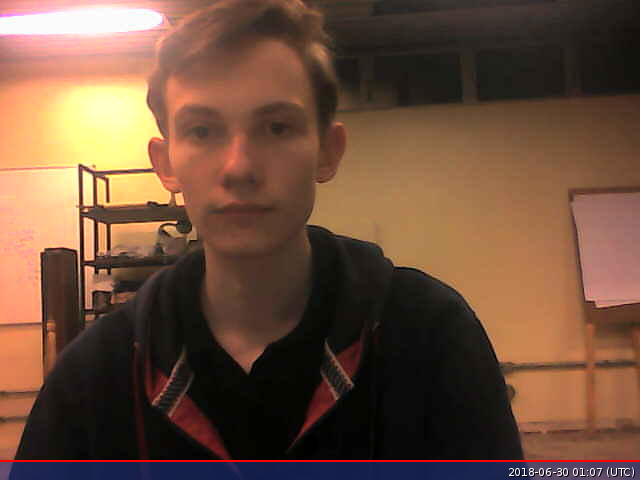
#> input picture teste.jpg, 640 x 480 px, given in place of the camera
$ python testeOpenCVServo.py
#> lines starting #> are read from the running program, lines starting #| are printed output that depends on the picture
#> further down, frame is the input picture: shape (480, 640, 3); mean B, G, R 60.6, 79.2, 109.7
#Controle de servo no Raspberry Pi
#Autor: Simon Monk
import cv2
import numpy as np

import RPi.GPIO as GPIO
import time

servo_pin = 21

#Ajuste estes valores para obter o intervalo completo do movimento do servo
deg_0_pulse   = 0.5
deg_180_pulse = 2.5
f = 50.0

# Faca alguns calculos dos parametros da largura do pulso
period = 1000/f
k      = 100/period
deg_0_duty = deg_0_pulse*k
pulse_range = deg_180_pulse - deg_0_pulse
duty_range = pulse_range * k

#Iniciar o pino gpio
GPIO.setmode(GPIO.BCM)
GPIO.setup(servo_pin,GPIO.OUT)
pwm = GPIO.PWM(servo_pin,f)
pwm.start(0)

def set_angle(angle):
    duty = deg_0_duty + (angle/180.0)* duty_range
    pwm.ChangeDutyCycle(duty)

def detectFace(image) :

    #Load a cascade file for detecting faces
    face_cascade = cv2.CascadeClassifier('facial_recognition_model.xml')
    #Convert to grayscale
    gray = cv2.cvtColor(image, cv2.COLOR_BGR2GRAY)
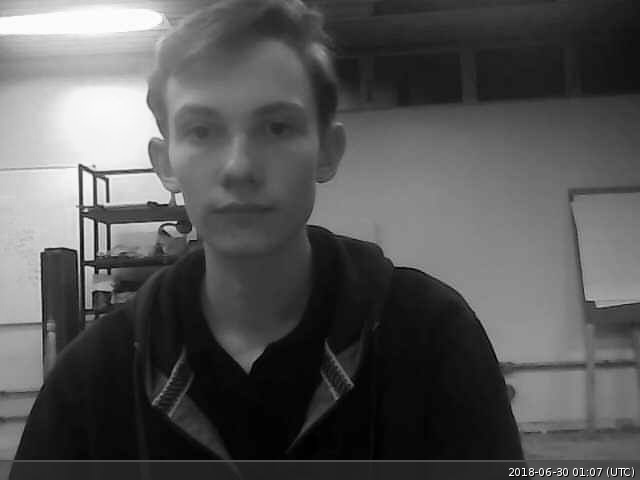
#> gray: shape (480, 640); min 0, max 255, mean 86.2
    #Look for faces in the image using the loaded cascade file
    faces = face_cascade.detectMultiScale(gray, 1.1, 5)
#> faces = [[144, 57, 193, 193]]

    biggestFace = (0,0,0,0)
    for (x,y,w,h) in faces:
        if w * h > biggestFace[2] * biggestFace[3] :
            biggestFace = (x,y,w,h)
#> this loop made 1 pass

    (x,y,w,h) = biggestFace
#> x = 144; y = 57; w = 193; h = 193

    if x != 0 :
        cv2.rectangle(image,(x,y),(x+w,y+h),(255,255,0),2)

        posicaoMedia = x + (w/2)
#> posicaoMedia = 240.5
        posicaoRelativaFoto = posicaoMedia / (image.shape[0] * 1.0)
#> posicaoRelativaFoto = 0.501

        cv2.rectangle(image,(posicaoMedia,0),(posicaoMedia + 2,image.shape[1]),(255,0,255),2)
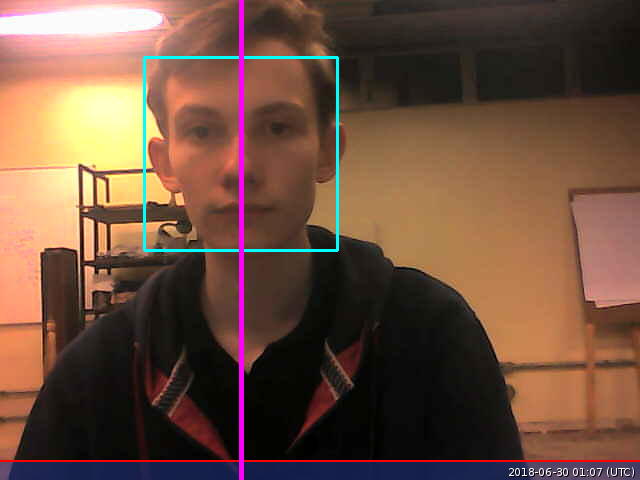
#> image: shape (480, 640, 3); mean B, G, R 63.6, 79.8, 109.9

        minAngulo = 60
        maxAngulo = 120

        angulo = maxAngulo - (maxAngulo - minAngulo) * posicaoRelativaFoto
#> angulo = 89.94

        print('Movido para o angulo {0:.1f}graus'.format(angulo))
#| Movido para o angulo 89.9graus
        set_angle(angulo)
#> in set_angle, `duty = deg_0_duty + (angle/180.0)* duty_range`: duty = 7.5

    #cv2.imshow('result', cv2.resize(image, (1000,700)))
    #cv2.waitKey()
    return image
'''
try :
    image = cv2.imread('samples/image3.1.jpg', flags=cv2.IMREAD_COLOR)
    detectFace(image)
except cv2.error as e :
    print(e)
'''
if True :
    start = time.time()
    video_capture = cv2.VideoCapture(0)
    #video_capture.set(cv2.CAP_PROP_BRIGHTNESS, 1)
    video_capture.set(cv2.CAP_PROP_FRAME_WIDTH, 200)
    video_capture.set(cv2.CAP_PROP_FRAME_HEIGHT, 150)
    #fourcc = cv2.VideoWriter_fourcc(*'XVID')
    #out = cv2.VideoWriter('outputCamera.avi',fourcc, 1.0, (640,360))

    i = 0
    while time.time() - start < 30 and video_capture.isOpened():
        ret, frame = video_capture.read()
        '''
        hsv = cv2.cvtColor(frame, cv2.COLOR_BGR2HSV)
        value = 1
        hsv[:,:,2] += 10
        frame = cv2.cvtColor(frame, cv2.COLOR_HSV2BGR)
        '''
        image = detectFace(frame)

        #cv2.imwrite('output/result{0}.jpg'.format(i),image)
        #out.write(image)
        i = i + 1
        current = time.time()
        print('Processed {0} frames in {1:.2f}s. Avg {2:.2f}fps'.format(i, (current-start), i/(current-start), end='\r'))

        cv2.imshow('result', cv2.resize(image, (800,600)))
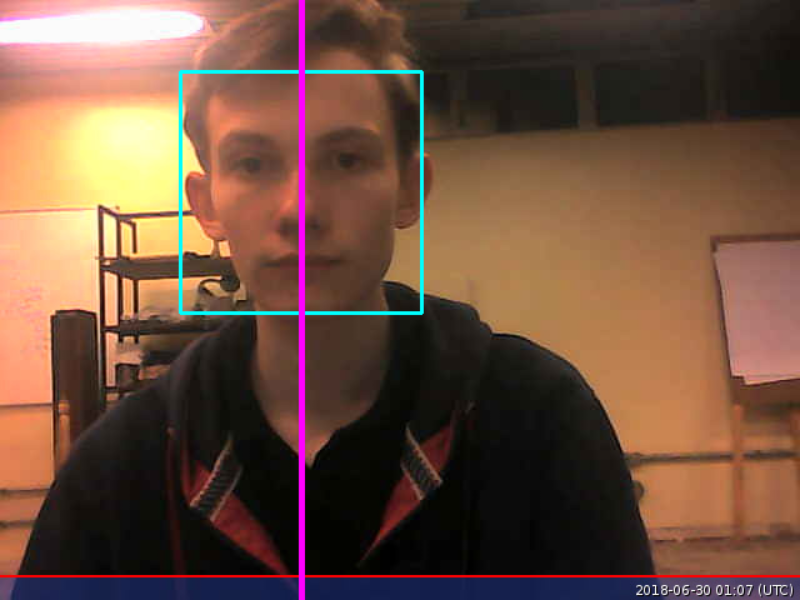
#> window 'result': shape (600, 800, 3); mean B, G, R 63.6, 79.7, 109.9
        if cv2.waitKey(1) & 0xFF == ord('q'):
#> (key q is pressed here)
            break

    video_capture.release()
    #out.release()
    end = time.time()
    print('Elapsed time: ' + str(end-start) + 's')
